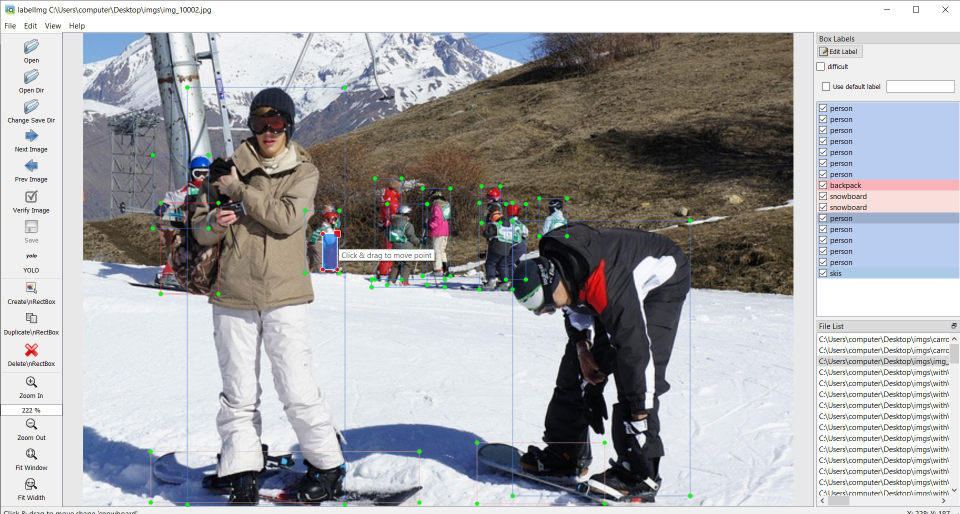
#> input picture code-lab/dataset/COCO_multiple_nearby_object_crowd_2.png, 1920 x 1028 px, given in place of img.jpg, which was not available (shown at 1/2 size)
$ jupyter execute 'Basic CNN Sequential Strided Convolution Max Pooling Activation Implementation.ipynb'   (shell and % lines are left out)   (text cells are left out)
#> lines starting #> are read from the running program, lines starting #| are printed output that depends on the picture; pictures that were not available may be replaced by others from this repository, and a replacement may not be noted
[cell 1]
## Download a random image from internet

[cell 2]
## read and show the image with opencv

import cv2
from google.colab.patches import cv2_imshow

img = cv2.imread('img.jpg')
#> img is the input picture: shape (1028, 1920, 3); mean B, G, R 170.7, 168.4, 168.5
print(img.shape)
#| (1028, 1920, 3)

cv2_imshow(img)

[cell 3]
## imports


import numpy as np
import random

[cell 4]
## scale and show gray image

im_scale_width = 300
im_scale_height = 300

gray_img = cv2.cvtColor(img, cv2.COLOR_BGR2GRAY)
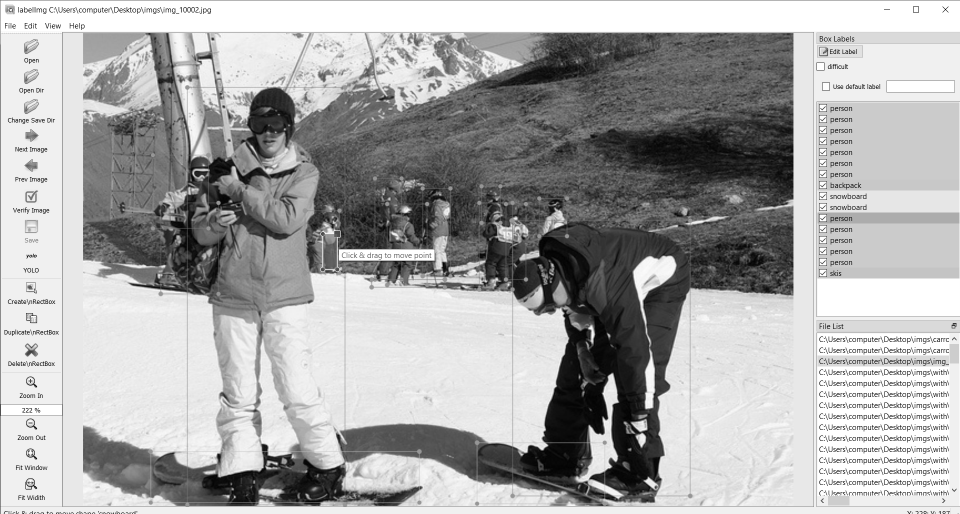
#> gray_img: shape (1028, 1920) (shown at 1/2 size); min 0, max 255, mean 168.7
gray_img = cv2.resize(gray_img, (im_scale_width, im_scale_height))
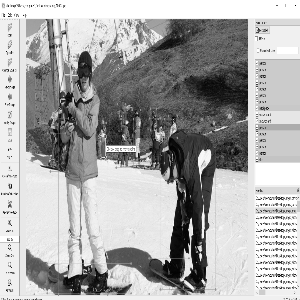
#> gray_img: shape (300, 300); min 0, max 255, mean 168.7
#| (300, 300)

cv2_imshow(gray_img)

[cell 5]
"""
Reference,
https://github.com/keras-team/keras/blob/998efc04eefa0c14057c1fa87cab71df5b24bf7e/keras/initializations.py
https://stackoverflow.com/questions/42670274/how-to-calculate-fan-in-and-fan-out-in-xavier-initialization-for-neural-networks
http://deeplearning.net/tutorial/lenet.html
https://stats.stackexchange.com/questions/365307/connection-between-filters-and-feature-map-in-cnn

receptive_field_size = kernel_height * kernel_width
fan_in = num_input_feature_maps * receptive_field_size
fan_out = num_output_feature_maps * receptive_field_size

he_normal((num_channels * kernel_size * kernel_size, num_filters * img_width * img_height))
"""


def he_normal(shape):
    fan_in, fan_out = shape
    s = np.sqrt(2. / fan_in)
    return np.random.normal(loc=0.0, scale=s, size=shape)

[cell 6]
## Strided 2D convolution without padding
## Poor inefficient repeating calculation for convolution operation


def py_conv2d(input_img, kernel_size, stride_amount=2, kernel_initializer='he_normal', padding='same'):


  """
  `he_normal` calls function with given input shape.
  """
#> called with kernel_size = 3, stride_amount = 1, kernel_initializer = 'he_normal', padding = 'same'
  if kernel_initializer == 'he_normal':
    kernel = he_normal((kernel_size, kernel_size))
  else:
    raise ValueError('Unknown argument `%s`. Only `he_normal` is implemented' % (kernel_initializer))


  """
  `valid` is no padding.
  `same` pads all around the input image such that the output of convolution operation is same shape as input image.
  """
  if padding == 'same':
    pad_amount = kernel_size >> 1
    input_img = cv2.copyMakeBorder( input_img, pad_amount, pad_amount, pad_amount, pad_amount, cv2.BORDER_CONSTANT)
  elif padding == 'valid':
    pass
  else:
    raise ValueError('Unknown argument `%s`. Padding only supports `same` and `valid`.' % (padding))


  w, h = input_img.shape
#> w = 302; h = 302


  w_out = (w - kernel_size + 1)
#> w_out = 300
  h_out = (h - kernel_size + 1)
#> h_out = 300


  output_image = np.zeros((w_out // stride_amount, h_out // stride_amount))


  c1 = 0
  for i in range(0, w_out, stride_amount):
    c2 = 0
    for j in range(0, h_out, stride_amount):

      tmp_sum = 0
      for m in range(0, kernel_size):
        for n in range(0, kernel_size):
          tmp_sum += input_img[i+m][j+n] * kernel[m][n]

      output_image[c1][c2] = tmp_sum
      c2 += 1
    c1 += 1
#> after the loop, c1 = 300
#| (300, 300)


  return output_image

[cell 7]
## Implement naive max pooling


def py_maxpool(input_img):

  w, h = input_img.shape
#> w = 300; h = 300

  w_out = w >> 1
#> w_out = 150
  h_out = h >> 1
#> h_out = 150

  output_image = np.zeros((w_out, h_out))

  c1 = 0
  for i in range(0, w - 1, 2):
    c2 = 0
    for j in range(0, h - 1, 2):

      output_image[c1][c2] = np.max([input_img[i][j], input_img[i][j+1], input_img[i+1][j], input_img[i+1][j+1]])

      c2 += 1
    c1 += 1
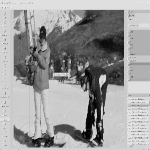
#> output_image: shape (150, 150) float64; min 0.101, max 6.49, mean 3.98; drawn with min black and max white
#> after the loop, c1 = 150
#| (150, 150)
  return output_image

[cell 8]
## activation function


def py_leaky_relu(x):
  if x > 0:
    return x
  return 0.01 * x

[cell 9]
## activation function


def py_activation(input_img, activation_name='py_leaky_relu'):

#> called with activation_name = 'py_leaky_relu'
  w, h = input_img.shape
#> w = 150; h = 150

  if activation_name == 'py_leaky_relu':
    for i in range(0, w):
      for j in range(0, h):
        input_img[i][j] = py_leaky_relu(input_img[i][j])

  return input_img

[cell 10]
## Function to display image shape and image

def py_show_image_with_shape(X):
  print(X.shape)
  cv2_imshow(X * 255)

[cell 11]
## Preprocess input image before passing
## TODO: per channel normalize, scale between -1 to 1, switch BGR to RGB

def py_preprocess_input(X):
  return X / 255.0

[cell 12]
input_img = py_preprocess_input(gray_img)
print(input_img.shape)


kernel_size = 3
stride_amount = 1


#########################


X = py_conv2d(input_img, kernel_size, stride_amount, padding='same')
py_show_image_with_shape(X)


X = py_maxpool(X)
py_show_image_with_shape(X)


X = py_activation(X, activation_name='py_leaky_relu')
py_show_image_with_shape(X)
#| (150, 150)


###############################


X = py_conv2d(X, kernel_size, stride_amount)
#> call 2 of py_conv2d, with kernel_size = 3, stride_amount = 1, kernel_initializer = 'he_normal', padding = 'same'
#> after the loop in py_conv2d (call 2), `for i in range(0, w_out, stride_amount):`:
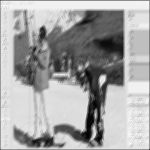
#> output_image: shape (150, 150) float64; min 0.598, max 24.26, mean 15.9; drawn with min black and max white
py_show_image_with_shape(X)
#| (150, 150)


X = py_maxpool(X)
#> after the loop in py_maxpool (call 2), `for i in range(0, w - 1, 2):`:
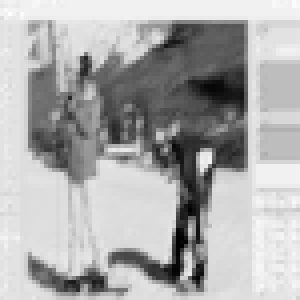
#> output_image: shape (75, 75) float64 (shown 4 times larger); min 1.14, max 24.26, mean 16.8; drawn with min black and max white
#> after the loop in py_maxpool (call 2), `for i in range(0, w - 1, 2):`: c1 = 75
py_show_image_with_shape(X)
#| (75, 75)


X = py_activation(X, activation_name='py_leaky_relu')
py_show_image_with_shape(X)
#| (75, 75)

##################################


X = py_conv2d(X, kernel_size, stride_amount)
#> call 3 of py_conv2d, with kernel_size = 3, stride_amount = 1, kernel_initializer = 'he_normal', padding = 'same'
#> in py_conv2d (call 3), `input_img = cv2.copyMakeBorder( input_img, pad_amount, pad_amount, pad..`:
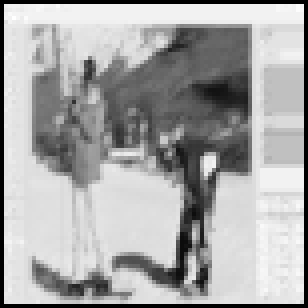
#> input_img: shape (77, 77) float64 (shown 4 times larger); min 0, max 24.26, mean 15.9; drawn with min black and max white
#> after the loop in py_conv2d (call 3), `for i in range(0, w_out, stride_amount):`:
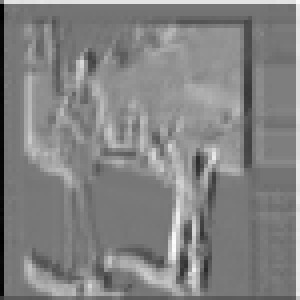
#> output_image: shape (75, 75) float64 (shown 4 times larger); min -88.62, max 45.67, mean -19.5; drawn with min black and max white
py_show_image_with_shape(X)
#| (75, 75)


X = py_maxpool(X)
#> after the loop in py_maxpool (call 3), `for i in range(0, w - 1, 2):`:
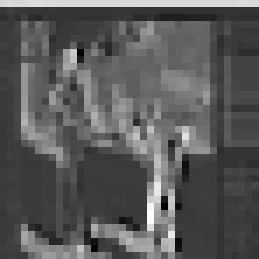
#> output_image: shape (37, 37) float64 (shown 7 times larger); min -46.02, max 44.46, mean -14.2; drawn with min black and max white
py_show_image_with_shape(X)
#| (37, 37)


X = py_activation(X, activation_name='py_leaky_relu')
#> call 3 of py_activation, with activation_name = 'py_leaky_relu'
#> after the loop in py_activation (call 3), `for i in range(0, w):`:
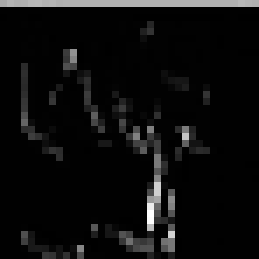
#> input_img: shape (37, 37) float64 (shown 7 times larger); min -0.46, max 44.46, mean 2; drawn with min black and max white
py_show_image_with_shape(X)
#| (37, 37)

#####################################


X = py_conv2d(X, kernel_size, stride_amount)
#> call 4 of py_conv2d, with kernel_size = 3, stride_amount = 1, kernel_initializer = 'he_normal', padding = 'same'
#> after the loop in py_conv2d (call 4), `for i in range(0, w_out, stride_amount):`:
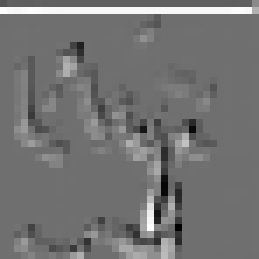
#> output_image: shape (37, 37) float64 (shown 7 times larger); min -58.61, max 74.85, mean 1.8; drawn with min black and max white
py_show_image_with_shape(X)
#| (37, 37)


X = py_maxpool(X)
py_show_image_with_shape(X)
#| (18, 18)


X = py_activation(X, activation_name='py_leaky_relu')
py_show_image_with_shape(X)
#| (18, 18)

########################################

[cell 13]
cv2_imshow(img)

[cell 14]
"""
Page 63, algebric and visual viewpoint, http://cs231n.stanford.edu/slides/2020/lecture_2.pdf
Implement convolution as matrix multiplication
"""

## Strided 2D convolution without padding
## Poor inefficient repeating calculation for convolution operation

# [74 lines left out: functions py_conv2d_base, py_conv2d_multi, not called in this run]

[cell 15]
feature_map = np.random.randint(low=0, high=255, size=(28, 28, 64))

for i in range(feature_map.shape[2]):
  print(feature_map[:, :, i].shape)  # a view of original array. shape=(32, 32)

$ run again, on code-lab/opencv/seamless_cloning/images/dest_img.jpg
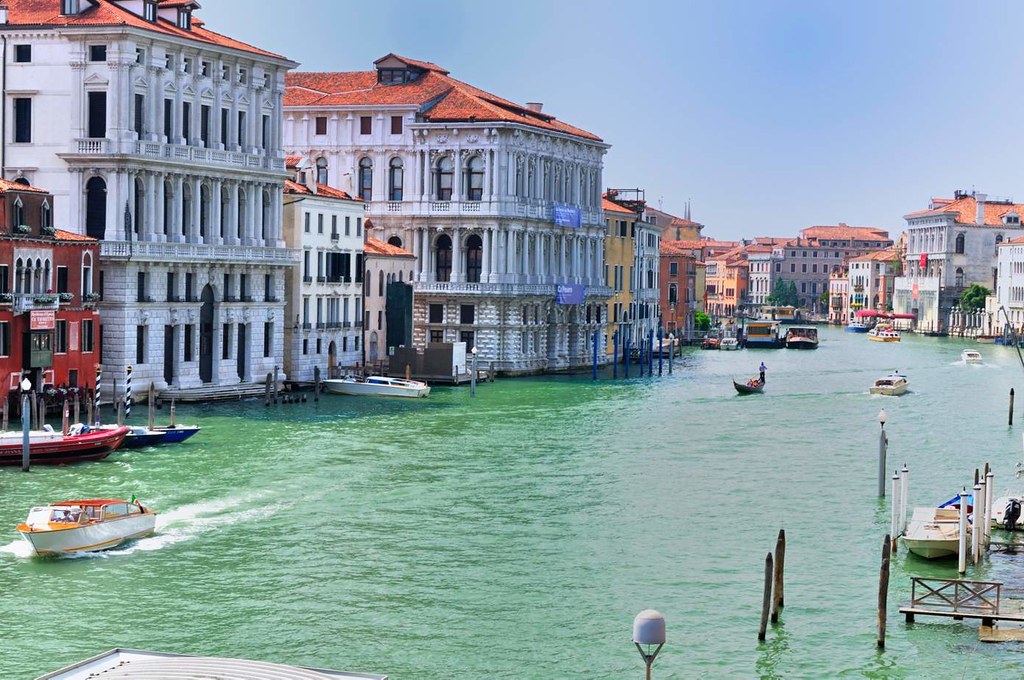
#> input picture code-lab/opencv/seamless_cloning/images/dest_img.jpg, 1024 x 680 px, given in place of img.jpg, which was not available
#> img is the input picture: shape (680, 1024, 3); mean B, G, R 162.9, 156.3, 138.3
#| (680, 1024, 3)
#| (300, 300)
#> after the loop in py_conv2d, `for i in range(0, w_out, stride_amount):`: c1 = 300
#| (300, 300)
#> after the loop in py_maxpool, `for i in range(0, w - 1, 2):`: c1 = 150
#| (150, 150)
#| (150, 150)
#| (150, 150)
#| (75, 75)
#| (75, 75)
#> after the loop in py_conv2d (call 3), `for i in range(0, w_out, stride_amount):`:
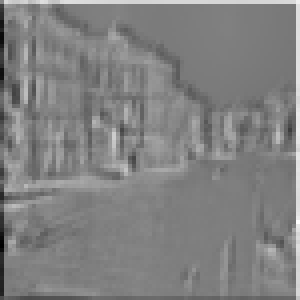
#> output_image: shape (75, 75) float64 (shown 4 times larger); min -78.06, max 40.84, mean -17.7; drawn with min black and max white
#> after the loop in py_conv2d (call 3), `for i in range(0, w_out, stride_amount):`: c1 = 75
#| (75, 75)
#| (37, 37)
#| (37, 37)
#> after the loop in py_conv2d (call 4), `for i in range(0, w_out, stride_amount):`:
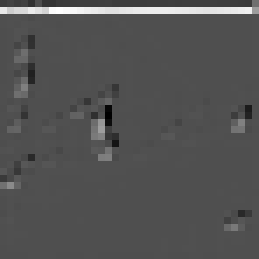
#> output_image: shape (37, 37) float64 (shown 7 times larger); min -26.56, max 58.14, mean 1.2; drawn with min black and max white
#| (37, 37)
#| (18, 18)
#| (18, 18)
